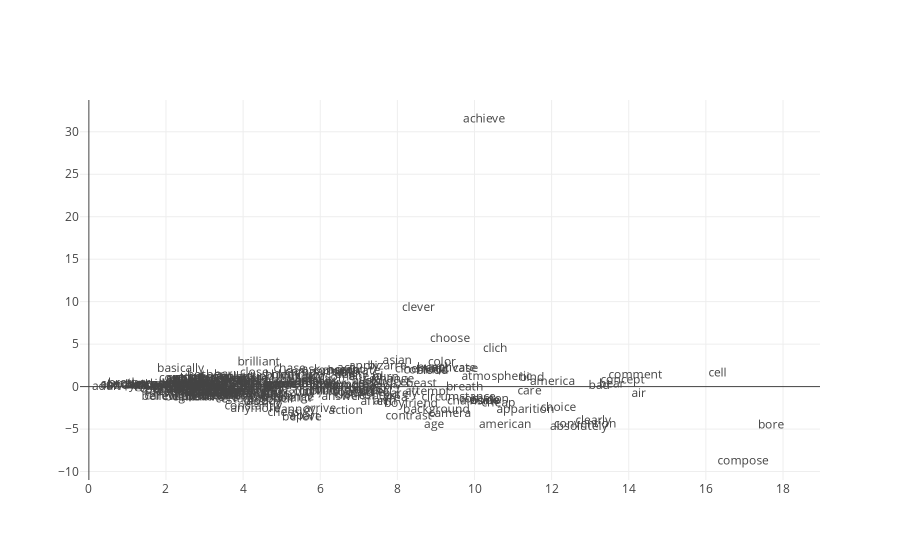

The code cell stored with this chart in its notebook:
### Code cell
trace = go.Scattergl(
    x = data_2d[:,0],
    y = data_2d[:,1],
    mode = 'text',
    marker = dict(
        color = '#FFBAD2',
        line = dict(width = 1)
    ),
    text = vectorizer.get_feature_names()
)
data = [trace]
iplot(data, filename='text-scatter-mode')

### Figure 1 — Plotly figure (JSON) as saved in the notebook; plotly's stock layout.template omitted (floating-point values rounded to 4 significant figures; data arrays with more than 128 entries replaced by an {"elided": "..."} marker saying what was removed)
{"data": [{"marker": {"color": "#FFBAD2", "line": {"width": 1}}, "mode": "text", "text": {"elided": "1316 str values"}, "type": "scattergl", "uid": "8895a7c0-60a3-11e9-934b-3413e84cdda7", "x": {"elided": "241 float values"}, "y": {"elided": "241 float values"}}], "layout": {}}
